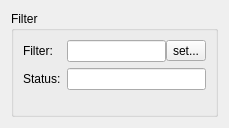
<?xml version="1.0" encoding="UTF-8"?>
<ui version="4.0">
 <class>FilterWidget</class>
 <widget class="QWidget" name="FilterWidget">
  <property name="geometry">
   <rect>
    <x>0</x>
    <y>0</y>
    <width>229</width>
    <height>128</height>
   </rect>
  </property>
  <property name="windowTitle">
   <string>Form</string>
  </property>
  <layout class="QVBoxLayout" name="verticalLayout">
   <item>
    <widget class="QGroupBox" name="groupBox_2">
     <property name="title">
      <string>Filter</string>
     </property>
     <layout class="QFormLayout" name="formLayout">
      <item row="0" column="0">
       <widget class="QLabel" name="label_9">
        <property name="text">
         <string>Filter:</string>
        </property>
       </widget>
      </item>
      <item row="0" column="1">
       <layout class="QHBoxLayout" name="horizontalLayout">
        <property name="spacing">
         <number>0</number>
        </property>
        <item>
         <widget class="QLineEdit" name="textFilter">
          <property name="alignment">
           <set>Qt::AlignCenter</set>
          </property>
          <property name="readOnly">
           <bool>true</bool>
          </property>
         </widget>
        </item>
        <item>
         <widget class="QToolButton" name="buttonSetFilter">
          <property name="text">
           <string>set...</string>
          </property>
          <property name="icon">
           <iconset resource="resources.qrc">
            <normaloff>:/resources/edit-solid.svg</normaloff>:/resources/edit-solid.svg</iconset>
          </property>
         </widget>
        </item>
       </layout>
      </item>
      <item row="1" column="0">
       <widget class="QLabel" name="label_11">
        <property name="text">
         <string>Status:</string>
        </property>
       </widget>
      </item>
      <item row="1" column="1">
       <widget class="QLineEdit" name="textStatus">
        <property name="alignment">
         <set>Qt::AlignCenter</set>
        </property>
        <property name="readOnly">
         <bool>true</bool>
        </property>
       </widget>
      </item>
     </layout>
    </widget>
   </item>
  </layout>
 </widget>
 <resources>
  <include location="resources.qrc"/>
 </resources>
 <connections/>
</ui>
